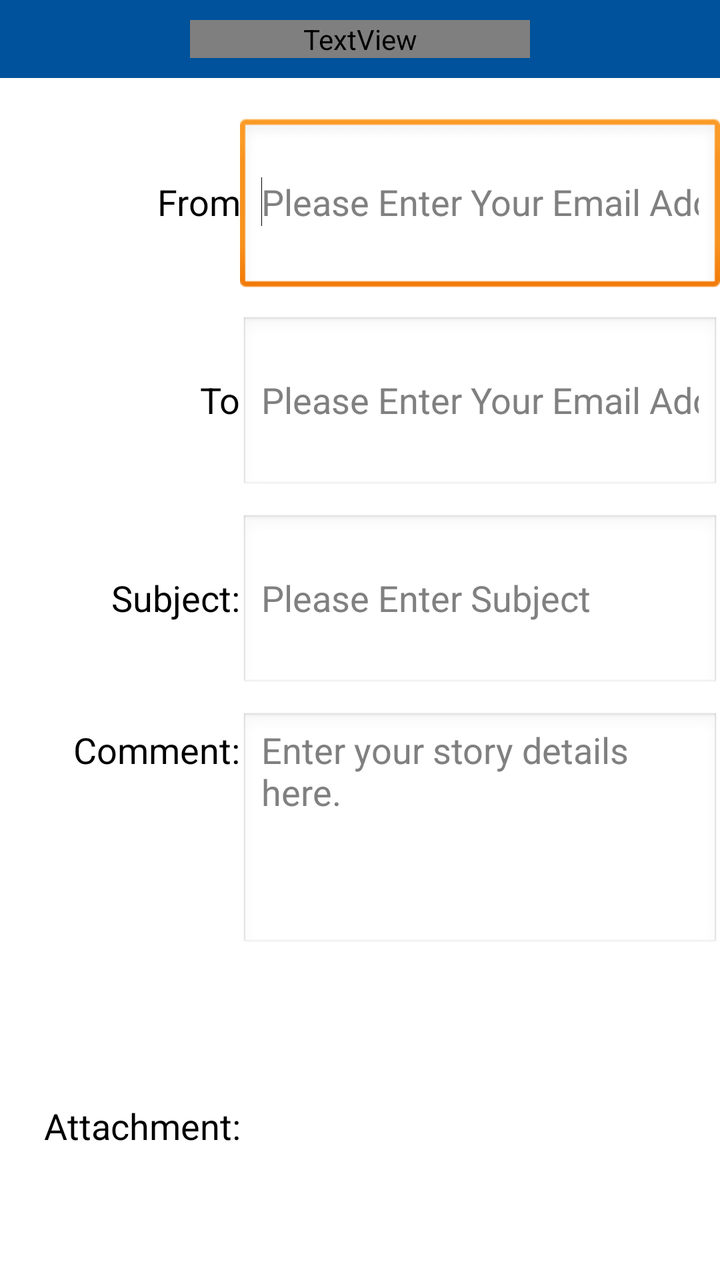
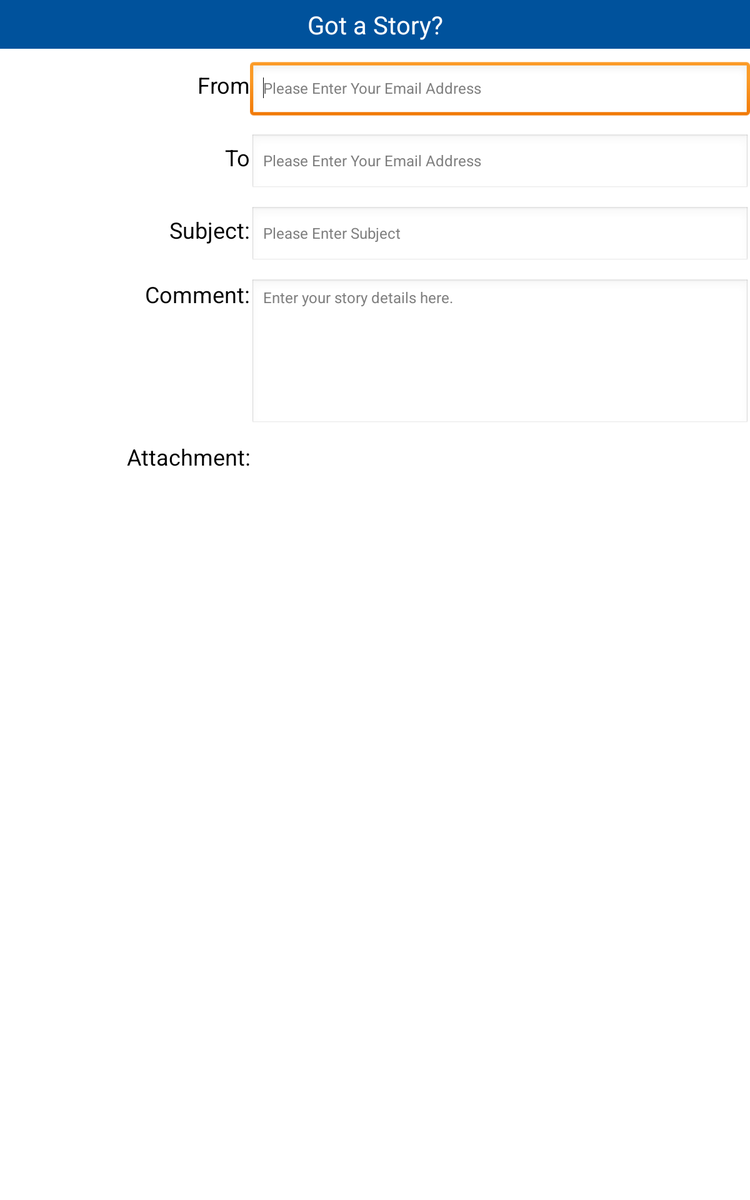

One screen, two layout resources from the same app: the default and the author's alternative for another configuration. Each is rendered where Android would select it; the XML of both is given below.
<!-- AndroidManifest.xml: application theme AppTheme -->
<!-- res/layout/gotstory.xml -->
<?xml version="1.0" encoding="utf-8"?>
<LinearLayout xmlns:android="http://schemas.android.com/apk/res/android"
    android:layout_width="match_parent"
    android:layout_height="match_parent"
    android:orientation="vertical" >

    <LinearLayout
        android:id="@+id/linearLayout1"
        android:layout_width="match_parent"
        android:layout_height="wrap_content"
        android:background="@color/got_story_header_bg"
        android:orientation="horizontal" >

        <Button
            android:id="@+id/btn_cancle"
            android:layout_width="0dp"
            android:layout_height="wrap_content"
            android:layout_gravity="center"
            android:layout_marginBottom="10dp"
            android:layout_marginLeft="10dp"
            android:layout_marginTop="10dp"
            android:layout_weight="1"
            android:background="@drawable/btn_cancle"
            android:text="" />

        <TextView
            android:id="@+id/gotStoryTitle"
            android:layout_width="0dp"
            android:layout_height="wrap_content"
            android:layout_gravity="center"
            android:layout_weight="2"
            android:gravity="center_horizontal"
            android:text="@string/got_a_story_"
            android:textColor="@color/white"
            android:textSize="?android:attr/textAppearanceMedium" />

        <Button
            android:id="@+id/btn_send"
            android:layout_width="0dp"
            android:layout_height="wrap_content"
            android:layout_gravity="center"
            android:layout_marginRight="10dp"
            android:layout_weight="1"
            android:background="@drawable/btn_send"
            android:text="" />
    </LinearLayout>

    <LinearLayout
        style="@style/margin_top"
        android:layout_width="match_parent"
        android:layout_height="fill_parent"
        android:orientation="vertical" >

        <LinearLayout
            style="@style/margin_top"
            android:layout_width="match_parent"
            android:layout_height="wrap_content"
            android:layout_weight="1"
            android:orientation="horizontal" >

            <TextView
                android:id="@+id/tv_from"
                android:layout_width="0dp"
                android:layout_height="wrap_content"
                android:layout_weight="1"
                android:gravity="right"
                android:text="@string/from"
                android:textAppearance="?android:attr/textAppearanceMedium" />

            <EditText
                android:id="@+id/et_from"
                android:layout_width="0dp"
                android:layout_height="fill_parent"
                android:layout_weight="2"
                android:hint="@string/enter_your_email_address"
                android:inputType="textEmailAddress"
                android:text="" >

                <requestFocus android:layout_width="wrap_content" />
            </EditText>
        </LinearLayout>

        <LinearLayout
            style="@style/margin_top"
            android:layout_width="match_parent"
            android:layout_height="wrap_content"
            android:layout_weight="1"
            android:orientation="horizontal" >

            <TextView
                android:id="@+id/tv_to"
                android:layout_width="0dp"
                android:layout_height="wrap_content"
                android:layout_weight="1"
                android:gravity="right"
                android:text="@string/to"
                android:textAppearance="?android:attr/textAppearanceMedium" />

            <EditText
                android:id="@+id/et_to"
               
                android:layout_width="0dp"
                android:layout_height="fill_parent"
                android:layout_weight="2"
                android:ems="10"
                android:hint="@string/enter_your_email_address"
                android:inputType="textEmailAddress"
                android:text="" />
        </LinearLayout>

        <LinearLayout
            style="@style/margin_top"
            android:layout_width="match_parent"
            android:layout_height="wrap_content"
            android:layout_weight="1"
            android:orientation="horizontal" >

            <TextView
                android:id="@+id/tv_subject"
                android:layout_width="0dp"
                android:layout_height="wrap_content"
                android:layout_weight="1"
                android:gravity="right"
                android:text="@string/subject"
                android:textAppearance="?android:attr/textAppearanceMedium" />

            <EditText
                android:id="@+id/et_subject"
                android:layout_width="0dp"
                android:layout_height="fill_parent"
                android:layout_weight="2"
                android:ems="10"
                android:hint="@string/please_enter_subject"
                android:text="" />
        </LinearLayout>

        <LinearLayout
            style="@style/margin_top"
            android:layout_width="match_parent"
            android:layout_height="wrap_content"
            android:layout_weight="1"
            android:orientation="horizontal" >

            <TextView
                android:id="@+id/tv_comment"
                android:layout_width="0dp"
                android:layout_height="wrap_content"
                android:layout_weight="1"
                android:gravity="right"
                android:requiresFadingEdge=""
                android:text="@string/comment"
                android:textAppearance="?android:attr/textAppearanceMedium" />

            <EditText
                android:id="@+id/et_comment"
               
                android:layout_width="0dip"
                android:layout_height="wrap_content"
                android:layout_weight="2"
                android:ems="100"
                android:gravity="top"
                android:hint="@string/comment_details"
                android:inputType="textMultiLine|textNoSuggestions"
                android:minHeight="120dp"
                android:text="" />
        </LinearLayout>

        <LinearLayout
            style="@style/margin_top"
            android:layout_width="match_parent"
            android:layout_height="wrap_content"
            android:layout_weight="1"
            android:orientation="horizontal" >

            <TextView
                android:id="@+id/tv_attachment"
                android:layout_width="0dp"
                android:layout_height="wrap_content"
                android:layout_weight="1"
                android:gravity="right"
                android:text="@string/attachment"
                android:textAppearance="?android:attr/textAppearanceMedium" />

            <LinearLayout
                android:layout_width="0dp"
                android:layout_height="wrap_content"
                android:layout_weight="2"
                android:orientation="horizontal" >

                <ImageView
                    android:id="@+id/ivImage"
                    android:layout_width="wrap_content"
                    android:layout_height="wrap_content"
                    android:layout_marginRight="5dp"
                    android:background="@android:color/transparent"
                    android:contentDescription="@string/image_picker"
                    android:scaleType="fitXY"
                    android:src="@drawable/addimage" />

                <ImageView
                    android:id="@+id/ivImage2"
                    android:layout_width="wrap_content"
                    android:layout_height="wrap_content"
                    android:layout_marginLeft="5dp"
                    android:background="@android:color/transparent"
                    android:contentDescription="@string/image_picker"
                    android:scaleType="fitXY"
                    android:src="@drawable/addimage" />
            </LinearLayout>
        </LinearLayout>
    </LinearLayout>

</LinearLayout>
<!-- resources referenced by this layout -->
<resources>
  <color name="got_story_header_bg">#00529c</color>
  <color name="white">#ffffff</color>
  <string name="attachment">Attachment:</string>
  <string name="comment">Comment:</string>
  <string name="comment_details">Enter your story details here.</string>
  <string name="enter_your_email_address">Please Enter Your Email Address</string>
  <string name="from">From</string>
  <string name="got_a_story_">Got a Story?</string>
  <string name="image_picker">Image Picker</string>
  <string name="please_enter_subject">Please Enter Subject</string>
  <string name="subject">Subject:</string>
  <string name="to">To</string>
  <style name="margin_top">
          <item name="android:layout_marginTop">10dp</item>
      </style>
  <style name="AppTheme" parent="AppBaseTheme">
          
      </style>
  <style name="AppBaseTheme" parent="android:Theme.Light">
          
      </style>
</resources>
<!-- res/layout-sw600dp/gotstory.xml (the author's variant of the layout above) -->
<!-- drawn on a 7-inch tablet held upright -->
<?xml version="1.0" encoding="utf-8"?>
<LinearLayout xmlns:android="http://schemas.android.com/apk/res/android"
    android:layout_width="match_parent"
    android:layout_height="match_parent"
    android:orientation="vertical" >

    <LinearLayout
        android:id="@+id/linearLayout1"
        android:layout_width="match_parent"
        android:layout_height="wrap_content"
        android:background="@color/got_story_header_bg"
        android:orientation="horizontal" >

        <Button
            android:id="@+id/btn_cancle"
            android:layout_width="0dp"
            android:layout_height="wrap_content"
            android:layout_gravity="center"
            android:layout_marginLeft="10dp"
            android:layout_marginTop="10dp"
            android:layout_marginBottom="10dp"
            android:layout_weight="1"
            android:background="@drawable/btn_cancle"
            android:text="" />

        <TextView
            android:id="@+id/gotStoryTitle"
            android:layout_width="0dp"
            android:layout_height="wrap_content"
            android:layout_gravity="center"
            android:layout_weight="2"
            android:gravity="center_horizontal"
            android:text="@string/got_a_story_"
            android:textColor="@color/white"
            android:textSize="20sp" />

        <Button
            android:id="@+id/btn_send"
            android:layout_width="0dp"
            android:layout_height="wrap_content"
            android:layout_gravity="center"
            android:layout_marginRight="10dp"
            android:layout_weight="1"
            android:background="@drawable/btn_send"
            android:text="" />
    </LinearLayout>

    <LinearLayout
        style="@style/margin_top"
        android:layout_width="match_parent"
        android:layout_height="wrap_content"
        android:orientation="horizontal" >

        <TextView
            android:id="@+id/tv_from"
            android:layout_width="0dp"
            android:layout_height="wrap_content"
            android:layout_weight="1"
            android:gravity="right"
            android:text="@string/from"
            android:textAppearance="?android:attr/textAppearanceMedium" />

        <EditText
            android:id="@+id/et_from"
            style="@style/txt_size"
            android:layout_width="0dp"
            android:layout_height="wrap_content"
            android:layout_weight="2"
            android:hint="@string/enter_your_email_address"
            android:inputType="textEmailAddress"
            android:text=""
             >
			
            <requestFocus android:layout_width="wrap_content" />
        </EditText>
    </LinearLayout>

    <LinearLayout
        style="@style/margin_top"
        android:layout_width="match_parent"
        android:layout_height="wrap_content"
        android:orientation="horizontal" >

        <TextView
            android:id="@+id/tv_to"
            android:layout_width="0dp"
            android:layout_height="wrap_content"
            android:layout_weight="1"
            android:gravity="right"
            android:text="@string/to"
            android:textAppearance="?android:attr/textAppearanceMedium" />

        <EditText
            android:id="@+id/et_to"
            style="@style/txt_size"
            android:layout_width="0dp"
            android:layout_height="wrap_content"
            android:layout_weight="2"
            android:ems="10"
            android:hint="@string/enter_your_email_address"
            android:inputType="textEmailAddress"
            android:text=""
             />
         
    </LinearLayout>

    <LinearLayout
        style="@style/margin_top"
        android:layout_width="match_parent"
        android:layout_height="wrap_content"
        android:orientation="horizontal" >

        <TextView
            android:id="@+id/tv_subject"
            android:layout_width="0dp"
            android:layout_height="wrap_content"
            android:layout_weight="1"
            android:gravity="right"
            android:text="@string/subject"
            android:textAppearance="?android:attr/textAppearanceMedium" />

        <EditText
            android:id="@+id/et_subject"
            style="@style/txt_size"
            android:layout_width="0dp"
            android:layout_height="wrap_content"
            android:layout_weight="2"
            android:ems="10"
            android:text=""
            android:hint="@string/please_enter_subject" />
    </LinearLayout>

    <LinearLayout
        style="@style/margin_top"
        android:layout_width="match_parent"
        android:layout_height="wrap_content"
        android:orientation="horizontal" >

        <TextView
            android:id="@+id/tv_comment"
            android:layout_width="0dp"
            android:layout_height="wrap_content"
            android:layout_weight="1"
            android:gravity="right"
            android:requiresFadingEdge=""
            android:text="@string/comment"
            android:textAppearance="?android:attr/textAppearanceMedium" />

        <EditText
            android:id="@+id/et_comment"
            style="@style/txt_size"
            android:layout_width="0dp"
            android:layout_height="wrap_content"
            android:layout_weight="2"
            android:ems="100"
            android:gravity="top"
            android:minHeight="120dp"
            android:text=""
            android:hint="@string/comment_details"
            android:inputType="textMultiLine|textNoSuggestions" />
    </LinearLayout>

    <LinearLayout
        style="@style/margin_top"
        android:layout_width="match_parent"
        android:layout_height="wrap_content"
        android:orientation="horizontal" >

        <TextView
            android:id="@+id/tv_attachment"
            android:layout_width="0dp"
            android:layout_height="wrap_content"
            android:layout_weight="1"
            android:gravity="right"
            android:text="@string/attachment"
            android:textAppearance="?android:attr/textAppearanceMedium" />

        <LinearLayout
            android:layout_width="0dp"
            android:layout_height="wrap_content"
            android:layout_weight="2"
            android:orientation="horizontal" >

            <ImageView
                android:id="@+id/ivImage"
                android:layout_width="wrap_content"
                android:layout_height="wrap_content"
                android:layout_marginRight="5dp"
                android:background="@android:color/transparent"
                android:contentDescription="@string/image_picker"
                android:scaleType="fitXY"
                android:src="@drawable/addimage" />

            <ImageView
                android:id="@+id/ivImage2"
                android:layout_width="wrap_content"
                android:layout_height="wrap_content"
                android:layout_marginLeft="5dp"
                android:background="@android:color/transparent"
                android:contentDescription="@string/image_picker"
                android:scaleType="fitXY"
                android:src="@drawable/addimage" />
        </LinearLayout>
    </LinearLayout>

</LinearLayout>
<!-- resources referenced by the variant -->
<!-- as a 7-inch tablet held upright resolves them -->
<resources>
  <color name="got_story_header_bg">#00529c</color>
  <color name="white">#ffffff</color>
  <string name="attachment">Attachment:</string>
  <string name="comment">Comment:</string>
  <string name="comment_details">Enter your story details here.</string>
  <string name="enter_your_email_address">Please Enter Your Email Address</string>
  <string name="from">From</string>
  <string name="got_a_story_">Got a Story?</string>
  <string name="image_picker">Image Picker</string>
  <string name="please_enter_subject">Please Enter Subject</string>
  <string name="subject">Subject:</string>
  <string name="to">To</string>
  <style name="margin_top">
          <item name="android:layout_marginTop">10dp</item>
      </style>
  <style name="txt_size">
          <item name="android:textSize">12sp</item>
      </style>
  <style name="AppTheme" parent="AppBaseTheme">
          
      </style>
  <style name="AppBaseTheme" parent="android:Theme.Light">
          
      </style>
</resources>
